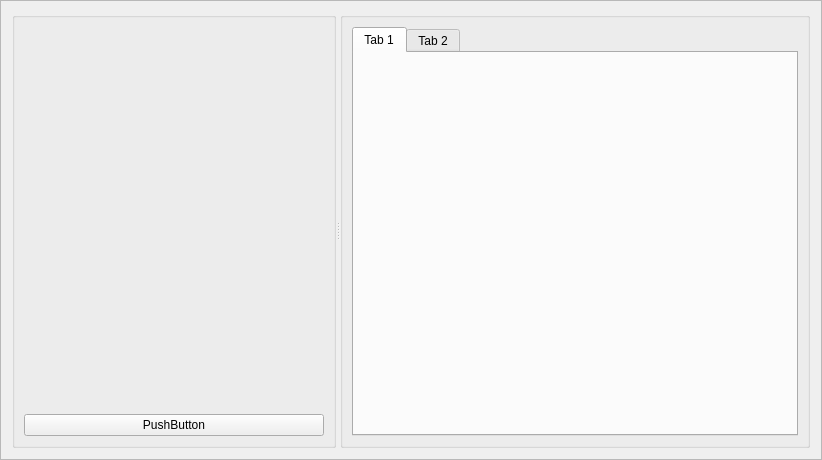
<?xml version="1.0" encoding="UTF-8"?>
<ui version="4.0">
 <class>main_widget</class>
 <widget class="QFrame" name="main_widget">
  <property name="geometry">
   <rect>
    <x>0</x>
    <y>0</y>
    <width>822</width>
    <height>460</height>
   </rect>
  </property>
  <property name="windowTitle">
   <string>Frame</string>
  </property>
  <property name="frameShape">
   <enum>QFrame::StyledPanel</enum>
  </property>
  <property name="frameShadow">
   <enum>QFrame::Raised</enum>
  </property>
  <layout class="QGridLayout" name="gridLayout_2">
   <item row="1" column="0">
    <widget class="QSplitter" name="splitter">
     <property name="orientation">
      <enum>Qt::Horizontal</enum>
     </property>
     <widget class="QGroupBox" name="wf_groupBox">
      <layout class="QGridLayout" name="gridLayout">
       <item row="0" column="0">
        <layout class="QGridLayout" name="wf_layout">
         <item row="0" column="0">
          <spacer name="horizontalSpacer">
           <property name="orientation">
            <enum>Qt::Horizontal</enum>
           </property>
           <property name="sizeHint" stdset="0">
            <size>
             <width>40</width>
             <height>20</height>
            </size>
           </property>
          </spacer>
         </item>
        </layout>
       </item>
       <item row="1" column="0">
        <spacer name="verticalSpacer">
         <property name="orientation">
          <enum>Qt::Vertical</enum>
         </property>
         <property name="sizeHint" stdset="0">
          <size>
           <width>20</width>
           <height>40</height>
          </size>
         </property>
        </spacer>
       </item>
       <item row="2" column="0">
        <widget class="QPushButton" name="run_wf_button">
         <property name="text">
          <string>PushButton</string>
         </property>
        </widget>
       </item>
      </layout>
     </widget>
     <widget class="QGroupBox" name="output_groupBox">
      <layout class="QGridLayout" name="gridLayout_4">
       <item row="0" column="0">
        <layout class="QGridLayout" name="output_layout">
         <item row="0" column="0">
          <widget class="QTabWidget" name="output_tabs">
           <widget class="QWidget" name="tab">
            <attribute name="title">
             <string>Tab 1</string>
            </attribute>
           </widget>
           <widget class="QWidget" name="tab_2">
            <attribute name="title">
             <string>Tab 2</string>
            </attribute>
           </widget>
          </widget>
         </item>
        </layout>
       </item>
      </layout>
     </widget>
    </widget>
   </item>
  </layout>
 </widget>
 <resources/>
 <connections/>
</ui>
